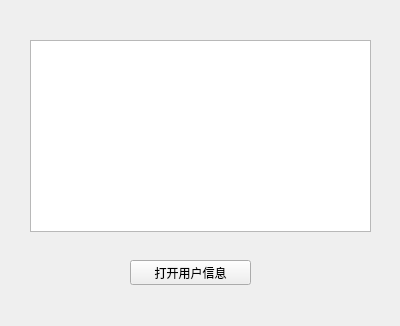
<?xml version="1.0" encoding="UTF-8"?>
<ui version="4.0">
 <class>Widget</class>
 <widget class="QWidget" name="Widget">
  <property name="geometry">
   <rect>
    <x>0</x>
    <y>0</y>
    <width>400</width>
    <height>326</height>
   </rect>
  </property>
  <property name="windowTitle">
   <string>Widget</string>
  </property>
  <widget class="QTextBrowser" name="textBrowser">
   <property name="geometry">
    <rect>
     <x>30</x>
     <y>40</y>
     <width>341</width>
     <height>192</height>
    </rect>
   </property>
  </widget>
  <widget class="QPushButton" name="pushButton">
   <property name="geometry">
    <rect>
     <x>130</x>
     <y>260</y>
     <width>121</width>
     <height>25</height>
    </rect>
   </property>
   <property name="text">
    <string>打开用户信息</string>
   </property>
  </widget>
 </widget>
 <layoutdefault spacing="6" margin="11"/>
 <resources/>
 <connections/>
</ui>
